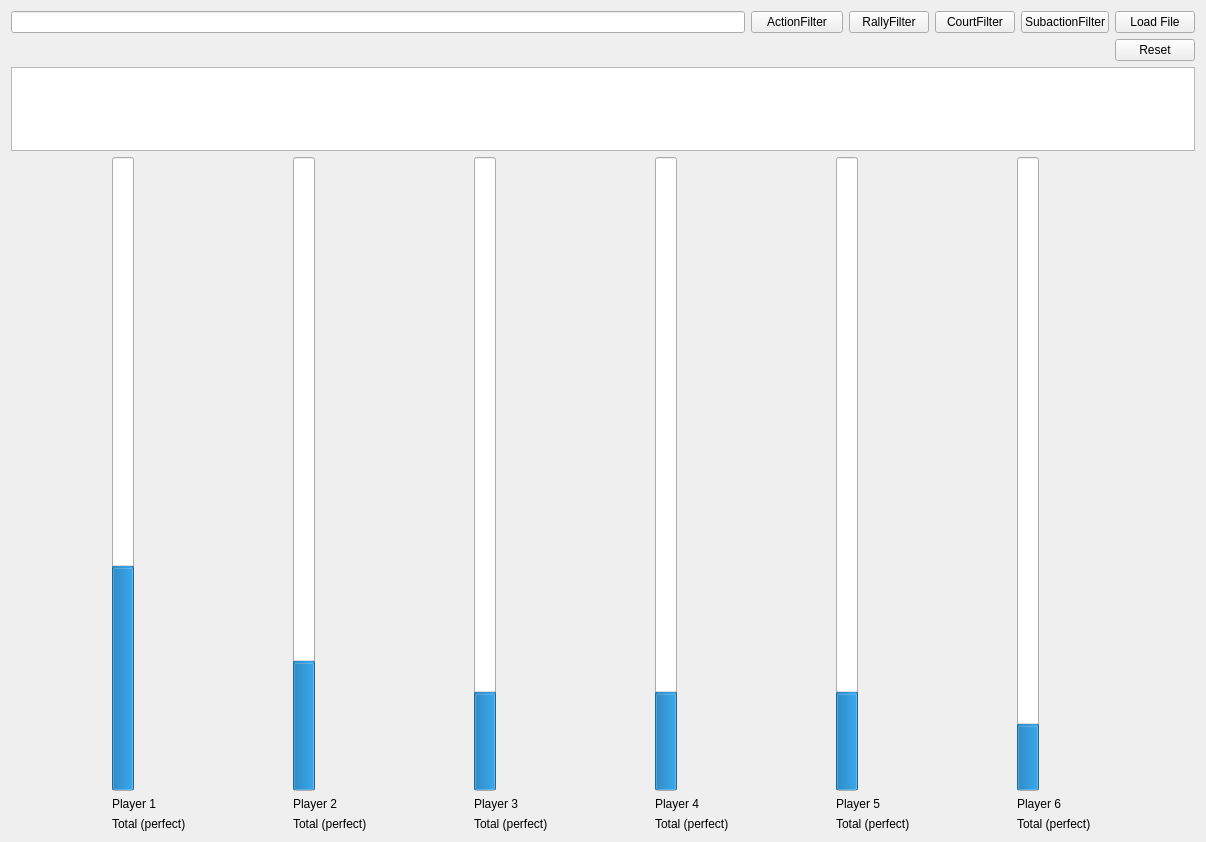
<?xml version="1.0" encoding="UTF-8"?>
<ui version="4.0">
 <class>Form</class>
 <widget class="QWidget" name="Form">
  <property name="geometry">
   <rect>
    <x>0</x>
    <y>0</y>
    <width>1206</width>
    <height>842</height>
   </rect>
  </property>
  <property name="windowTitle">
   <string>Player Analysis</string>
  </property>
  <layout class="QGridLayout" name="gridLayout" rowstretch="1,1,1,8" columnstretch="8,1,0,0,0,0">
   <item row="0" column="1">
    <widget class="QPushButton" name="action_filter_button">
     <property name="text">
      <string>ActionFilter</string>
     </property>
    </widget>
   </item>
   <item row="0" column="0">
    <widget class="QLineEdit" name="lineEdit"/>
   </item>
   <item row="3" column="0" colspan="6">
    <layout class="QGridLayout" name="gridLayout_2">
     <item row="0" column="5">
      <widget class="QProgressBar" name="bar6">
       <property name="value">
        <number>10</number>
       </property>
       <property name="orientation">
        <enum>Qt::Vertical</enum>
       </property>
      </widget>
     </item>
     <item row="1" column="0">
      <widget class="QLabel" name="name1">
       <property name="text">
        <string>Player 1</string>
       </property>
      </widget>
     </item>
     <item row="0" column="1">
      <widget class="QProgressBar" name="bar2">
       <property name="value">
        <number>20</number>
       </property>
       <property name="orientation">
        <enum>Qt::Vertical</enum>
       </property>
      </widget>
     </item>
     <item row="1" column="1">
      <widget class="QLabel" name="name2">
       <property name="text">
        <string>Player 2</string>
       </property>
      </widget>
     </item>
     <item row="1" column="3">
      <widget class="QLabel" name="name4">
       <property name="text">
        <string>Player 4</string>
       </property>
      </widget>
     </item>
     <item row="1" column="4">
      <widget class="QLabel" name="name5">
       <property name="text">
        <string>Player 5</string>
       </property>
      </widget>
     </item>
     <item row="0" column="2">
      <widget class="QProgressBar" name="bar3">
       <property name="value">
        <number>15</number>
       </property>
       <property name="orientation">
        <enum>Qt::Vertical</enum>
       </property>
      </widget>
     </item>
     <item row="0" column="4">
      <widget class="QProgressBar" name="bar5">
       <property name="value">
        <number>15</number>
       </property>
       <property name="orientation">
        <enum>Qt::Vertical</enum>
       </property>
      </widget>
     </item>
     <item row="0" column="0">
      <widget class="QProgressBar" name="bar1">
       <property name="value">
        <number>35</number>
       </property>
       <property name="orientation">
        <enum>Qt::Vertical</enum>
       </property>
      </widget>
     </item>
     <item row="0" column="3">
      <widget class="QProgressBar" name="bar4">
       <property name="value">
        <number>15</number>
       </property>
       <property name="orientation">
        <enum>Qt::Vertical</enum>
       </property>
      </widget>
     </item>
     <item row="1" column="5">
      <widget class="QLabel" name="name6">
       <property name="text">
        <string>Player 6</string>
       </property>
      </widget>
     </item>
     <item row="1" column="2">
      <widget class="QLabel" name="name3">
       <property name="text">
        <string>Player 3</string>
       </property>
      </widget>
     </item>
     <item row="2" column="5">
      <widget class="QLabel" name="stats6">
       <property name="text">
        <string>Total (perfect)</string>
       </property>
      </widget>
     </item>
     <item row="2" column="4">
      <widget class="QLabel" name="stats5">
       <property name="text">
        <string>Total (perfect)</string>
       </property>
      </widget>
     </item>
     <item row="2" column="3">
      <widget class="QLabel" name="stats4">
       <property name="text">
        <string>Total (perfect)</string>
       </property>
      </widget>
     </item>
     <item row="2" column="2">
      <widget class="QLabel" name="stats3">
       <property name="text">
        <string>Total (perfect)</string>
       </property>
      </widget>
     </item>
     <item row="2" column="1">
      <widget class="QLabel" name="stats2">
       <property name="text">
        <string>Total (perfect)</string>
       </property>
      </widget>
     </item>
     <item row="2" column="0">
      <widget class="QLabel" name="stats1">
       <property name="text">
        <string>Total (perfect)</string>
       </property>
      </widget>
     </item>
    </layout>
   </item>
   <item row="0" column="5">
    <widget class="QPushButton" name="load_button">
     <property name="text">
      <string>Load File</string>
     </property>
    </widget>
   </item>
   <item row="2" column="0" colspan="6">
    <widget class="QTableWidget" name="filter_table"/>
   </item>
   <item row="0" column="3">
    <widget class="QPushButton" name="court_filter_button">
     <property name="text">
      <string>CourtFilter</string>
     </property>
    </widget>
   </item>
   <item row="0" column="4">
    <widget class="QPushButton" name="subaction_filter_button">
     <property name="text">
      <string>SubactionFilter</string>
     </property>
    </widget>
   </item>
   <item row="0" column="2">
    <widget class="QPushButton" name="rally_button">
     <property name="text">
      <string>RallyFilter</string>
     </property>
    </widget>
   </item>
   <item row="1" column="5">
    <widget class="QPushButton" name="reset_button">
     <property name="text">
      <string>Reset</string>
     </property>
    </widget>
   </item>
  </layout>
 </widget>
 <resources/>
 <connections/>
</ui>
